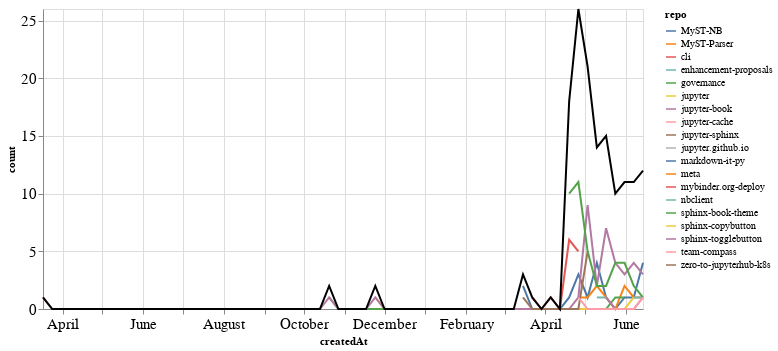

Source (notebook cell):
### Markdown cell above
## PRs

### Code cell
prs_time = prs.groupby('repo').resample('W', on='createdAt').count()['author'].reset_index()
prs_time = prs_time.rename(columns={'author': 'count'})
prs_time_total = prs_time.groupby('createdAt').agg({"count": "sum"}).reset_index()

ch1 = alt.Chart(prs_time, width=600).mark_line().encode(
    x='createdAt',
    y='count',
    color='repo',
    tooltip="repo"
)

ch2 = alt.Chart(prs_time_total, width=600).mark_line(color="black").encode(
    x='createdAt',
    y='count',
)

ch1 + ch2

### Figure 1 — Vega-Lite specification as saved in the notebook (floating-point values rounded to 4 significant figures; data arrays with more than 128 entries replaced by an {"elided": "..."} marker saying what was removed)
{"config": {"axisLeft": {"labelFontSize": 15}, "axisBottom": {"labelFontSize": 15}}, "layer": [{"data": {"name": "data-08f3a65f740c076fa7d6c7fa63113141"}, "mark": "line", "encoding": {"color": {"type": "nominal", "field": "repo"}, "tooltip": {"type": "nominal", "field": "repo"}, "x": {"type": "temporal", "field": "createdAt"}, "y": {"type": "quantitative", "field": "count"}}, "width": 600}, {"data": {"name": "data-4d974957011d992b3b864ccf8999e485"}, "mark": {"type": "line", "color": "black"}, "encoding": {"x": {"type": "temporal", "field": "createdAt"}, "y": {"type": "quantitative", "field": "count"}}, "width": 600}], "$schema": "https://vega.github.io/schema/vega-lite/v4.8.1.json", "datasets": {"data-08f3a65f740c076fa7d6c7fa63113141": {"elided": "197 records"}, "data-4d974957011d992b3b864ccf8999e485": [{"createdAt": "2019-03-17T00:00:00", "count": 1}, {"createdAt": "2019-03-24T00:00:00", "count": 0}, {"createdAt": "2019-03-31T00:00:00", "count": 0}, {"createdAt": "2019-04-07T00:00:00", "count": 0}, {"createdAt": "2019-04-14T00:00:00", "count": 0}, {"createdAt": "2019-04-21T00:00:00", "count": 0}, {"createdAt": "2019-04-28T00:00:00", "count": 0}, {"createdAt": "2019-05-05T00:00:00", "count": 0}, {"createdAt": "2019-05-12T00:00:00", "count": 0}, {"createdAt": "2019-05-19T00:00:00", "count": 0}, {"createdAt": "2019-05-26T00:00:00", "count": 0}, {"createdAt": "2019-06-02T00:00:00", "count": 0}, {"createdAt": "2019-06-09T00:00:00", "count": 0}, {"createdAt": "2019-06-16T00:00:00", "count": 0}, {"createdAt": "2019-06-23T00:00:00", "count": 0}, {"createdAt": "2019-06-30T00:00:00", "count": 0}, {"createdAt": "2019-07-07T00:00:00", "count": 0}, {"createdAt": "2019-07-14T00:00:00", "count": 0}, {"createdAt": "2019-07-21T00:00:00", "count": 0}, {"createdAt": "2019-07-28T00:00:00", "count": 0}, {"createdAt": "2019-08-04T00:00:00", "count": 0}, {"createdAt": "2019-08-11T00:00:00", "count": 0}, {"createdAt": "2019-08-18T00:00:00", "count": 0}, {"createdAt": "2019-08-25T00:00:00", "count": 0}, {"createdAt": "2019-09-01T00:00:00", "count": 0}, {"createdAt": "2019-09-08T00:00:00", "count": 0}, {"createdAt": "2019-09-15T00:00:00", "count": 0}, {"createdAt": "2019-09-22T00:00:00", "count": 0}, {"createdAt": "2019-09-29T00:00:00", "count": 0}, {"createdAt": "2019-10-06T00:00:00", "count": 0}, {"createdAt": "2019-10-13T00:00:00", "count": 0}, {"createdAt": "2019-10-20T00:00:00", "count": 2}, {"createdAt": "2019-10-27T00:00:00", "count": 0}, {"createdAt": "2019-11-03T00:00:00", "count": 0}, {"createdAt": "2019-11-10T00:00:00", "count": 0}, {"createdAt": "2019-11-17T00:00:00", "count": 0}, {"createdAt": "2019-11-24T00:00:00", "count": 2}, {"createdAt": "2019-12-01T00:00:00", "count": 0}, {"createdAt": "2019-12-08T00:00:00", "count": 0}, {"createdAt": "2019-12-15T00:00:00", "count": 0}, {"createdAt": "2019-12-22T00:00:00", "count": 0}, {"createdAt": "2019-12-29T00:00:00", "count": 0}, {"createdAt": "2020-01-05T00:00:00", "count": 0}, {"createdAt": "2020-01-12T00:00:00", "count": 0}, {"createdAt": "2020-01-19T00:00:00", "count": 0}, {"createdAt": "2020-01-26T00:00:00", "count": 0}, {"createdAt": "2020-02-02T00:00:00", "count": 0}, {"createdAt": "2020-02-09T00:00:00", "count": 0}, {"createdAt": "2020-02-16T00:00:00", "count": 0}, {"createdAt": "2020-02-23T00:00:00", "count": 0}, {"createdAt": "2020-03-01T00:00:00", "count": 0}, {"createdAt": "2020-03-08T00:00:00", "count": 0}, {"createdAt": "2020-03-15T00:00:00", "count": 3}, {"createdAt": "2020-03-22T00:00:00", "count": 1}, {"createdAt": "2020-03-29T00:00:00", "count": 0}, {"createdAt": "2020-04-05T00:00:00", "count": 1}, {"createdAt": "2020-04-12T00:00:00", "count": 0}, {"createdAt": "2020-04-19T00:00:00", "count": 18}, {"createdAt": "2020-04-26T00:00:00", "count": 26}, {"createdAt": "2020-05-03T00:00:00", "count": 21}, {"createdAt": "2020-05-10T00:00:00", "count": 14}, {"createdAt": "2020-05-17T00:00:00", "count": 15}, {"createdAt": "2020-05-24T00:00:00", "count": 10}, {"createdAt": "2020-05-31T00:00:00", "count": 11}, {"createdAt": "2020-06-07T00:00:00", "count": 11}, {"createdAt": "2020-06-14T00:00:00", "count": 12}]}}
